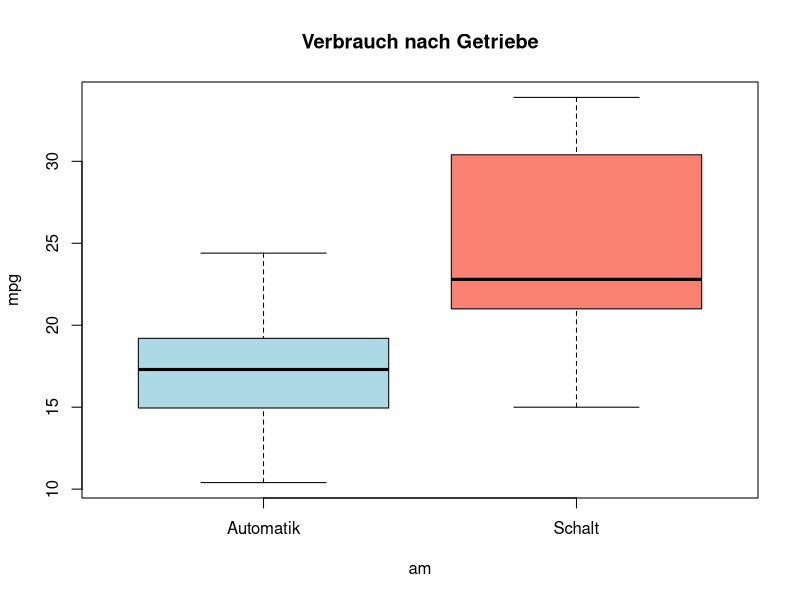
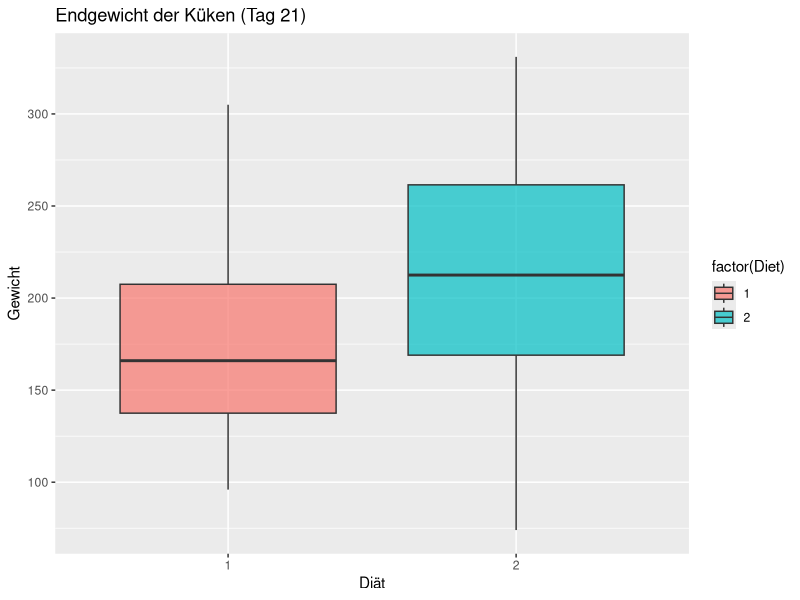
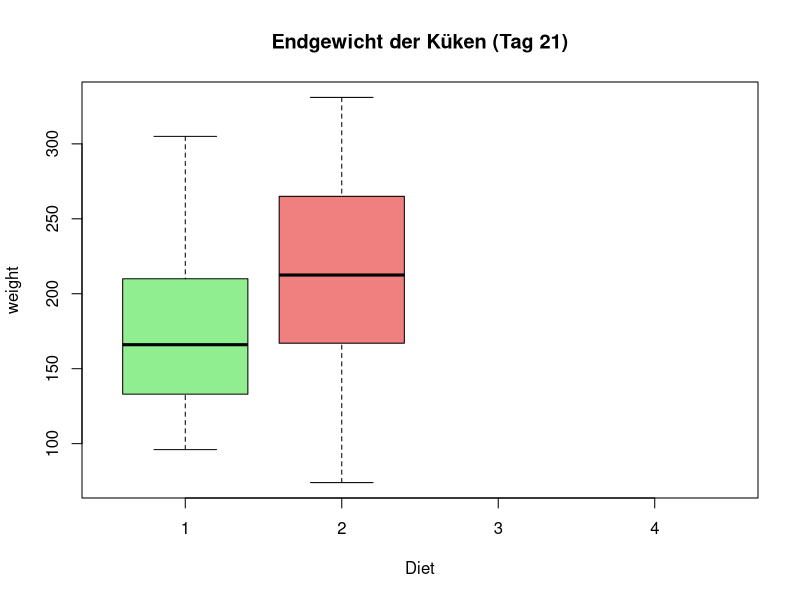
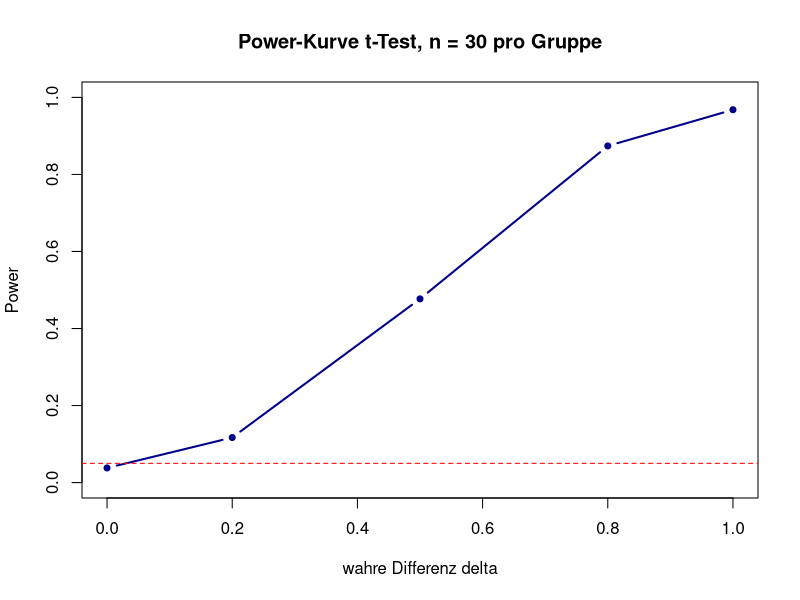

Write the R code that produced these figures, in order.
# =============================================================================
# Übung Kapitel 6: Zweistichprobentests
# Themen: Mittelwertvergleich zweier Gruppen, F-Test (Varianzhomogenität),
#         t-Test (gleiche/ungleiche Varianzen, Welch-Test),
#         Mann-Whitney-U-Test (nichtparametrisch)
# Datensätze: mtcars, ChickWeight, iris (R-base)
# =============================================================================

# install.packages("ggplot2")
library(ggplot2)


# -----------------------------------------------------------------------------
# Aufgabe 1 – Vergleich Automatik- vs. Schaltgetriebe (mtcars)
# -----------------------------------------------------------------------------
# mtcars$am: 0 = Automatik, 1 = Schaltgetriebe
# Frage: Unterscheidet sich der Verbrauch (mpg) zwischen den beiden Gruppen?
#
# Vorgehen:
# a) Boxplot zur ersten Sichtprüfung.
# b) Normalverteilung pro Gruppe (Shapiro-Wilk).
# c) Varianzhomogenität (var.test = F-Test).
# d) t-Test (var.equal abhängig von c) ).
# e) Zusatz: Mann-Whitney-U-Test als nichtparametrische Alternative.

data(mtcars)
g0 <- mtcars$mpg[mtcars$am == 0]   # Automatik
g1 <- mtcars$mpg[mtcars$am == 1]   # Schalt

# a)
boxplot(mpg ~ am, data = mtcars, names = c("Automatik", "Schalt"),
        col = c("lightblue", "salmon"),
        main = "Verbrauch nach Getriebe", ylab = "mpg")

# b) Normalverteilung pro Gruppe
# H0: Die Werte der Gruppe sind normalverteilt
sw0 <- shapiro.test(g0)
sw1 <- shapiro.test(g1)
cat("SW Automatik: p =", round(sw0$p.value, 4), "\n")
cat("SW Schalt   : p =", round(sw1$p.value, 4), "\n")

# c) F-Test auf gleiche Varianz
vt <- var.test(g0, g1)
cat("F-Test auf gleiche Varianz: p =", round(vt$p.value, 4), "\n")

# d) zweiseitiger Zweistichproben t-Test
# H0 gleiche Mittelwerte
t_glh <- t.test(g0, g1, var.equal = TRUE)               # gleiche Varianzen
t_welch <- t.test(g0, g1, var.equal = FALSE)             # Welch-Test
print(t_glh)
print(t_welch)

# e) Mann-Whitney-U-Test
mw <- wilcox.test(g0, g1, paired = FALSE, alternative = "two.sided")
cat("Mann-Whitney-U: p =", round(mw$p.value, 4), "\n")


# -----------------------------------------------------------------------------
# Aufgabe 2 – Einseitiger Test: ist Schalt-mpg HÖHER als Automatik?
# -----------------------------------------------------------------------------
# H0: mu_schalt <= mu_auto
# H1: mu_schalt  > mu_auto
mean(g1)
mean(g0)

t_einseitig <- t.test(g1, g0, alternative = "greater", var.equal = FALSE)
print(t_einseitig)


# -----------------------------------------------------------------------------
# Aufgabe 3 – ChickWeight: zwei Diät-Typen vergleichen
# -----------------------------------------------------------------------------
# Vergleiche das Endgewicht (Tag 21) der Küken unter Diät 1 vs. Diät 2.

data(ChickWeight)
end <- subset(ChickWeight, Time == 21)

g_d1 <- end$weight[end$Diet == 1]
g_d2 <- end$weight[end$Diet == 2]

cat("Mittelwert Diät 1:", round(mean(g_d1), 2), "\n")
cat("Mittelwert Diät 2:", round(mean(g_d2), 2), "\n")

# F-Test auf gleiche Varianz
var.test(g_d1, g_d2)

# Welch-t-Test (n klein, ungleiche Gruppen)
welch <- t.test(g_d1, g_d2, var.equal = FALSE)
print(welch)

# Visualisierung mit ggplot2
ggplot(end[end$Diet %in% c(1, 2), ],
       aes(x = factor(Diet), y = weight, fill = factor(Diet))) +
  geom_boxplot(alpha = 0.7) +
  labs(title = "Endgewicht der Küken (Tag 21)",
       x = "Diät", y = "Gewicht") 

sub <- end[end$Diet %in% c(1, 2), ]
boxplot(weight ~ Diet, data = sub,
        col = c("lightgreen", "lightcoral"),
        main = "Endgewicht der Küken (Tag 21)")

# -----------------------------------------------------------------------------
# Aufgabe 4 – Iris: Sepal.Length zwischen setosa und versicolor
# -----------------------------------------------------------------------------
# Vergleiche Sepal.Length in den beiden Spezies.

data(iris)
sl_set <- iris$Sepal.Length[iris$Species == "setosa"]
sl_ver <- iris$Sepal.Length[iris$Species == "versicolor"]

# F-Test auf gleiche Varianzen, dann t-Test (je 50 Blüten pro Art).
# Die Wahl von var.equal nach dem F-Test ist üblich, verfälscht aber das
# Gesamtniveau leicht. Der Welch-Test ist deshalb die robuste Standardwahl.
v_iris <- var.test(sl_set, sl_ver)
cat("F-Test p-Wert:", round(v_iris$p.value, 4), "\n")
t_iris <- t.test(sl_set, sl_ver, var.equal = FALSE)   # Welch-Test
print(t_iris)


# -----------------------------------------------------------------------------
# Aufgabe 5 – Power: ab welcher Differenz wird ein t-Test sicher signifikant?
# -----------------------------------------------------------------------------
# Simulation: ziehe je 30 Werte aus N(mu1, 1) und N(mu2, 1) mit
# delta = mu2 - mu1 in {0, 0.2, 0.5, 0.8, 1}. Berechne die Ablehnungsrate
# bei alpha = 0.05.

set.seed(2024)
m <- 1000          # Anzahl Wiederholungen
n <- 30            # je Gruppe
deltas <- c(0, 0.2, 0.5, 0.8, 1)
power <- sapply(deltas, function(d) {
  rejects <- replicate(m, {
    x1 <- rnorm(n, mean = 0,  sd = 1)
    x2 <- rnorm(n, mean = d,  sd = 1)
    t.test(x1, x2, var.equal = TRUE)$p.value < 0.05
  })
  mean(rejects)
})

plot(deltas, power, type = "b", pch = 20, lwd = 2, col = "darkblue",
     ylim = c(0, 1), xlab = "wahre Differenz delta", ylab = "Power",
     main = "Power-Kurve t-Test, n = 30 pro Gruppe")
abline(h = 0.05, col = "red", lty = 2)
